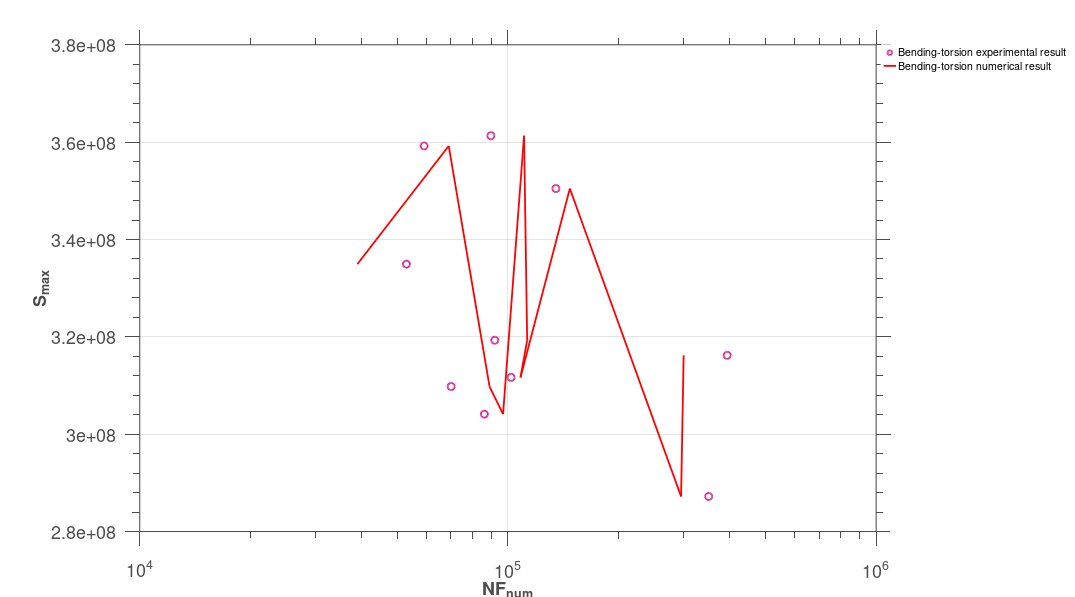

Here is the MATLAB script that generated this plot: (Note: this script raises an error after producing the figure.)
clc;
clear;
close all;
% steel SM45C data from Jabbado thesis
%-------------------------------------------------bending--------------------------------
y=638e6;
k=1e9;
E=213e9;
nu=0.3;                     %poisson's ratio
a=0.01;
W0=13e6;
lam=0.1;
b=1.2;
fb=b;
m=196e6;%mean tension
stepnumber=100;        %devide one cycle in 100 parts
x= [0.999305042	0.996340117	0.991013371	0.983336254	0.973326828	0.9610088	0.946411375	0.929569172	0.910522137...
    0.889315446	0.865999398	0.840629296	0.813265315	0.783972359	0.752819907	0.71988185	0.685236313	0.648965471...
    0.611155355	0.571895646	0.531279464	0.489403146	0.446366017	0.402270158	0.357220158	0.311322872	0.264687162...
    0.217423644	0.16964442	0.121462819	0.072993122	0.024350293	-0.024350293	-0.072993122	-0.121462819	-0.16964442...
    -0.217423644	-0.264687162	-0.311322872	-0.357220158	-0.402270158	-0.446366017	-0.489403146	-0.531279464...
    -0.571895646	-0.611155355	-0.648965471	-0.685236313	-0.71988185	-0.752819907	-0.783972359	-0.813265315...
    -0.840629296	-0.865999398	-0.889315446	-0.910522137	-0.929569172	-0.946411375	-0.9610088	-0.973326828...
    -0.983336254	-0.991013371	-0.996340117	-0.999305042];
weight=[0.001783281	0.004147033	0.006504458	0.00884676	0.011168139	0.013463048	0.01572603	0.017951716	0.020134823...
    0.022270174	0.024352703	0.02637747	0.028339673	0.030234657	0.032057928	0.033805162	0.035472213	0.037055129	0.038550153...
    0.039953741	0.041262563	0.042473515	0.043583725	0.044590558	0.045491628	0.046284797	0.046968183	0.047540166	0.047999389...
    0.048344762	0.048575467	0.048690957	0.048690957	0.048575467	0.048344762	0.047999389	0.047540166	0.046968183	0.046284797...
    0.045491628	0.044590558	0.043583725	0.042473515	0.041262563	0.039953741	0.038550153	0.037055129	0.035472213	0.033805162...
    0.032057928	0.030234657	0.028339673	0.02637747	0.024352703	0.022270174	0.020134823	0.017951716	0.01572603	0.013463048...
    0.011168139	0.00884676	0.006504458	0.004147033	0.001783281];
%---------------a b correspond to high and low bounds of cyclic load, 1 2
%correspond to  different parameters comparison------------------
NF=[53E3 59.2E3 70.1E3 86.3E3 89.9E3 92.1E3 102E3 135E3 351E3 394E3] ;
stressben=[441E6 286E6 464E6 473E6 173E6 403E6 437E6 167E6 357E6 182E6];%to get Smaxben
stresstor=[215E6 309E6 155E6 136E6 334E6 209E6 177E6 321E6 179E6 274E6];%to get Smaxtor
%---------------------Numerical to get the mean value via several cycles-----------------------------
tic;
% for  i=1:length(NF)
for  i=1:length(NF)
    D=1e-16;
    n=1;       %initial recording point
    tensor = [stressben(i)*sind(n*360/stepnumber)+m -stresstor(i)*sind(n*360/stepnumber) 0 ;...
        -stresstor(i)*sind(n*360/stepnumber) 0  0 ;...
        0 0 0 ];
    %---------------------to get the the first Sb-----------------------------
    hydro=1/3*trace(tensor);
    yield=y-lam*hydro; %micro yield strength at n=1
    dev1=tensor-hydro*eye(3);
    dev11=dev1(1,1); dev12=dev1(1,2); dev13=dev1(1,3);
    dev21=dev1(2,1); dev22=dev1(2,2); dev23=dev1(2,3);
    dev31=dev1(3,1); dev32=dev1(3,2); dev33=dev1(3,3);
    Smax=norm(dev1,'fro');
    s= (x/2+1/2).^(1/(1-b)); %1*64
    
    trial11=dev11; trial12=dev12; trial13=dev13;
    trial21=dev21; trial22=dev22; trial23=dev23;
    trial31=dev31; trial32=dev32; trial33=dev33;
    
    normtrial(1)=norm([trial11, trial12, trial13; trial21, trial22, trial23;trial31, trial32, trial33],'fro');
    
    eta=bsxfun(@minus,bsxfun(@times,normtrial(1)/yield,s),1); %compare normtrial with yield/s
    eta(eta<0)=0; %only keep normtrials which are larger than yield/s
    
    Sb11=bsxfun(@rdivide,trial11,bsxfun(@plus,eta,1));Sb12=bsxfun(@rdivide,trial12,bsxfun(@plus,eta,1));Sb13=bsxfun(@rdivide,trial13,bsxfun(@plus,eta,1));
    Sb21=bsxfun(@rdivide,trial21,bsxfun(@plus,eta,1));Sb22=bsxfun(@rdivide,trial22,bsxfun(@plus,eta,1));Sb23=bsxfun(@rdivide,trial23,bsxfun(@plus,eta,1));
    Sb31=bsxfun(@rdivide,trial31,bsxfun(@plus,eta,1));Sb32=bsxfun(@rdivide,trial32,bsxfun(@plus,eta,1));Sb33=bsxfun(@rdivide,trial33,bsxfun(@plus,eta,1));
    %1*64 for each Sb element
    Sbtensor=[Sb11; Sb12; Sb13; Sb21; Sb22; Sb23;Sb31; Sb32; Sb33];
    normSb=sqrt(sum(Sbtensor.^2)); %sum(a) sums all the colume
    
    % existsOnGPU(normSb)
    Ws=(bsxfun(@minus,normtrial,bsxfun(@rdivide, yield,s))<=0).*...
        (0)+...
        (bsxfun(@minus,normtrial,bsxfun(@rdivide, yield,s))>0).*...
        ((E-k)*(1+nu)*(2*E*(E+k*nu))^-1*bsxfun(@times,weight,bsxfun(@rdivide,bsxfun(@times,bsxfun(@minus,normtrial,bsxfun(@rdivide, yield,s)),yield),s)));
    
    W(1)= sum(Ws);
    sequence=((Smax*yield^-1)*(1-Smax*yield^-1)^-1)^b;
    sequence(sequence<0)=0;
    alp(1)=1-a*sequence;
    D=D+D^alp(1)*W(1)/W0;
    
    while n<1*stepnumber
        tensor = [stressben(i)*sind(n*360/stepnumber)+m, -stresstor(i)*sind(n*360/stepnumber), 0 ;...
            -stresstor(i)*sind(n*360/stepnumber), 0,  0 ;...
            0,0, 0; ];
        hydro=1/3*trace(tensor);
        dev1=tensor-hydro*eye(3);
        dev11=dev1(1,1); dev12=dev1(1,2); dev13=dev1(1,3);%to give \dot{dev\Sigma}dt
        dev21=dev1(2,1); dev22=dev1(2,2); dev23=dev1(2,3);
        dev31=dev1(3,1); dev32=dev1(3,2); dev33=dev1(3,3);
        
        tensor = [stressben(i)*sind((n+1)*360/stepnumber)+m, -stresstor(i)*sind((n+1)*360/stepnumber), 0 ;...
            -stresstor(i)*sind((n+1)*360/stepnumber), 0,  0 ;...
            0, 0, 0; ];
        hydro=1/3*trace(tensor);
        yield(n+1)=y-lam*hydro; %yield stress at time step n+1
        devn=tensor-hydro*eye(3);
        dev11g=devn(1,1); dev12g=devn(1,2); dev13g=devn(1,3);
        dev21g=devn(2,1); dev22g=devn(2,2); dev23g=devn(2,3);
        dev31g=devn(3,1); dev32g=devn(3,2); dev33g=devn(3,3);
        Smax(n+1)=norm(devn,'fro');
        
        trial11=bsxfun(@plus,Sb11,(dev11g-dev11)); trial12=bsxfun(@plus,Sb12,(dev12g-dev12));trial13=bsxfun(@plus,Sb13,(dev13g-dev13));
        trial21=bsxfun(@plus,Sb21,(dev21g-dev21)); trial22=bsxfun(@plus,Sb22,(dev22g-dev22));trial23=bsxfun(@plus,Sb23,(dev23g-dev23));
        trial31=bsxfun(@plus,Sb31,(dev31g-dev31)); trial32=bsxfun(@plus,Sb32,(dev32g-dev32));trial33=bsxfun(@plus,Sb33,(dev33g-dev33));
        trialtensor=[trial11; trial12; trial13; trial21; trial22; trial23;trial31; trial32; trial33];
        normtrial=sqrt(sum(trialtensor.^2));
        
        eta=bsxfun(@minus,bsxfun(@times,normtrial/yield(n+1),s),1); %1*64
        eta(eta<0)=0;
        
        Sb11=bsxfun(@rdivide,trial11,bsxfun(@plus,eta,1));Sb12=bsxfun(@rdivide,trial12,bsxfun(@plus,eta,1));Sb13=bsxfun(@rdivide,trial13,bsxfun(@plus,eta,1));
        Sb21=bsxfun(@rdivide,trial21,bsxfun(@plus,eta,1));Sb22=bsxfun(@rdivide,trial22,bsxfun(@plus,eta,1));Sb23=bsxfun(@rdivide,trial23,bsxfun(@plus,eta,1));
        Sb31=bsxfun(@rdivide,trial31,bsxfun(@plus,eta,1));Sb32=bsxfun(@rdivide,trial32,bsxfun(@plus,eta,1));Sb33=bsxfun(@rdivide,trial33,bsxfun(@plus,eta,1));
        %1*64 for each Sb element
        Sbtensor=[Sb11; Sb12; Sb13; Sb21; Sb22; Sb23;Sb31; Sb32; Sb33];
        normSb=sqrt(sum(Sbtensor.^2)); %sum(a) sums all the colume
        
        Ws=(bsxfun(@minus,normtrial,bsxfun(@rdivide, yield(n+1),s))<=0).*...
            (0)+...
            (bsxfun(@minus,normtrial,bsxfun(@rdivide, yield(n+1),s))>0).*...
            ((E-k)*(1+nu)*(2*E*(E+k*nu))^-1*bsxfun(@times,weight,bsxfun(@rdivide,bsxfun(@times,bsxfun(@minus,normtrial,bsxfun(@rdivide, yield(n+1),s)),yield(n+1)),s)));
        W(n+1)= sum(Ws);
        
        sequence=((Smax(n+1)*yield(n+1)^-1)*(1-Smax(n+1)*yield(n+1)^-1)^-1)^b;
        sequence(sequence<0)=0;
        alp(n+1)=1-a*sequence;
        D=D+D^alp(n+1)*W(n+1)/W0;
        
%         figure(3);
%         hold on;
%         yield1=plot (n+1,yield(n+1)*s(20).^-1, 'LineStyle', 'none','LineWidth', 1, 'Marker', 'o', 'MarkerSize', 8, ...
%             'MarkerEdgeColor',  'none', 'MarkerFaceColor' , 'c');
%         Trial1=plot (n+1,normtrial(20),'LineStyle', 'none','LineWidth', 1,'Marker', '^', 'MarkerSize', 10, ...
%             'MarkerEdgeColor','r', 'MarkerFaceColor','r');
%         Sb1=plot (n+1,normSb(20),'LineStyle', 'none','LineWidth', 1,'Marker', 'v', 'MarkerSize', 10, ...
%             'MarkerEdgeColor','g', 'MarkerFaceColor','m');
%         dev=plot (n+1,Smax(n+1),'LineStyle', 'none','LineWidth', 1,'Marker', 's', 'MarkerSize', 11, ...
%             'MarkerEdgeColor','none', 'MarkerFaceColor',[238 18 137]/255);
%         yield8=plot (n+1,yield(n+1)*s(12).^-1,'LineStyle', 'none','LineWidth', 1,'Marker', 'o', 'MarkerSize', 8, ...
%             'MarkerEdgeColor', 'none', 'MarkerFaceColor', 'b');
%         Trial8=plot (n+1,normtrial(12),'LineStyle', 'none','LineWidth', 1,'Marker', '^', 'MarkerSize', 10, ...
%             'MarkerEdgeColor', [1 0.5 0], 'MarkerFaceColor',[1 0.5 0]);
%         Sb8=plot (n+1,normSb(12),'LineStyle', 'none','LineWidth', 1,'Marker', 'v', 'MarkerSize', 10, ...
%             'MarkerEdgeColor','k', 'MarkerFaceColor','k');
%         figure(4);
%         hold on;
%         plot_alpha=plot (n+1,alp(n+1),'LineStyle', 'none','LineWidth', 1,'Marker', 's', 'MarkerSize', 10, ...
%             'MarkerEdgeColor','k', 'MarkerFaceColor','k');
%         figure(5);
%         hold on;
%         plot_W=plot (n+1,W(n+1),'LineStyle', 'none','LineWidth', 1,'Marker', 'o', 'MarkerSize', 10, ...
%             'MarkerEdgeColor','m', 'MarkerFaceColor','m');
        n=n+1;
    end
    %control lam to make min(sminmin)>1
    sminmin(i)=min(yield(1:n)/Smax(1:n));
    Smax_m(i)=mean(Smax);
    Wcyc_m(i)=mean(W);
    alpbt_m(i)=mean(alp);
    NF_num(i)=W0*((1-alpbt_m(i))*Wcyc_m(i)).^-1;
end
toc;
% figure(3);
% set(gca ,'FontSize',30);
% hXLabel = xlabel('NF_{num}','Fontsize',30, 'FontWeight' , 'bold');
% hYLabel = ylabel('Stress','Fontsize',30, 'FontWeight' , 'bold');
% set(gcf,'outerposition',get(0,'screensize'));
% figure(4);
% set(gca ,'FontSize',30);
% hXLabel = xlabel('NF_{num}','Fontsize',30, 'FontWeight' , 'bold');
% hYLabel = ylabel('\alpha','Fontsize',30, 'FontWeight' , 'bold');
% set(gcf,'outerposition',get(0,'screensize'));
% figure(5);
% set(gca ,'FontSize',30);
% hXLabel = xlabel('NF_{num}','Fontsize',30, 'FontWeight' , 'bold');
% hYLabel = ylabel('W','Fontsize',30, 'FontWeight' , 'bold');
% set(gcf,'outerposition',get(0,'screensize'));
sminmin
alpbt_m
%% 
%--------use average smin to get NF--------
figure(1);
smax_exp=semilogx(NF(1:i),Smax_m(1:i),'o','MarkerSize',12,'LineWidth', 3,'MarkerEdgeColor',[208 32 144]/255, 'MarkerFaceColor','none');
hold on;
smax_num=semilogx(NF_num(1:i),Smax_m(1:i),'-r','LineWidth', 3);

set(gca ,'FontSize',30);
hXLabel = xlabel('NF_{num}','Fontsize',30, 'FontWeight' , 'bold');
hYLabel = ylabel('S_{max}','Fontsize',30, 'FontWeight' , 'bold');
hLegend=legend([smax_exp,smax_num],...
    'Bending-torsion experimental result','Bending-torsion numerical result','location','bestoutside');
set(hLegend, 'FontSize', 18);
set(hLegend,'Box','on');
set(hLegend,'EdgeColor',[1 1 1]); %set the edge colour of the legend to white
% Adjust font
set(gca, 'FontName', 'Helvetica')
% Adjust axes properties
set(gca, 'Box', 'on', 'TickDir', 'out', 'TickLength', [.02 .02], ...
    'XMinorTick', 'on', 'YMinorTick', 'on', 'YGrid', 'on', 'XGrid', 'on',...
    'XColor', [.3 .3 .3], 'YColor', [.3 .3 .3], ...
    'LineWidth', 1)
set(gcf,'color','w'); %set figure background transparent
set(gca,'color','w'); %set axis transparent
% Maximize print figure
set(gcf,'outerposition',get(0,'screensize'));
set(gcf, 'PaperPositionMode', 'manual');
set(gcf, 'PaperUnits', 'points'); %[ {inches} | centimeters | normalized | points ]
set(gcf, 'PaperPosition', [0 0 1800 1000]); %set(gcf,'PaperPosition',[left,bottom,width,height])

%%
figure(2);
err_bt_m = loglog(NF,NF_num,'o','MarkerSize',12,'LineWidth', 3,'MarkerEdgeColor',[139 69 19]/255, 'MarkerFaceColor','none');
set(gca ,'FontSize',30);
hXLabel = xlabel('NF_{exp}','Fontsize',30, 'FontWeight' , 'bold');
hYLabel = ylabel('NF_{num}','Fontsize',30, 'FontWeight' , 'bold');
x=1e4:1000:1e6;
y0=x;
hold on;
py0=loglog(x,y0,'k','LineWidth',3);
y1=2.*x;
y2=0.5.*x;
py1=loglog(x,y1, '--k','LineWidth',3);
py2=loglog(x,y2, '--k','LineWidth',3);
axis equal;
axis([1e4 1e6 1e4 1e6]);
set(gca,'xtick',[1e4 1e5 1e6]);
set(gca,'ytick',[1e4 1e5 1e6]);
hLegend=legend(err_bt_m,...
    'Bending-torsion 90 degree out-of-phase test with mean stress on SM45C','location','bestoutside');
set(hLegend, 'FontSize', 18);
set(hLegend,'Box','on');
set(hLegend,'EdgeColor',[1 1 1]); %set the edge colour of the legend to white
% Adjust font
set(gca, 'FontName', 'Helvetica')
% Adjust axes properties
set(gca, 'Box', 'on', 'TickDir', 'out', 'TickLength', [.02 .02], ...
    'XMinorTick', 'on', 'YMinorTick', 'on', 'YGrid', 'on', 'XGrid', 'on',...
    'XColor', [.3 .3 .3], 'YColor', [.3 .3 .3], ...
    'LineWidth', 1)
set(gcf,'color','w'); %set figure background transparent
set(gca,'color','w'); %set axis transparent
% Maximize print figure
set(gcf,'outerposition',get(0,'screensize'));
set(gcf, 'PaperPositionMode', 'manual');
set(gcf, 'PaperUnits', 'points'); %[ {inches} | centimeters | normalized | points ]
set(gcf, 'PaperPosition', [0 0 1800 1000]); %set(gcf,'PaperPosition',[left,bottom,width,height])
% figure(1);
% saveas(gcf,'F:\Git\Anew\figures\bt2D_m_SM45C_sn.png');
% figure(2);
% saveas(gcf,'F:\Git\Anew\figures\bt2D_m_SM45C_err1.png');

sp=actxserver('SAPI.SpVoice');
sp.Speak('done done done');

